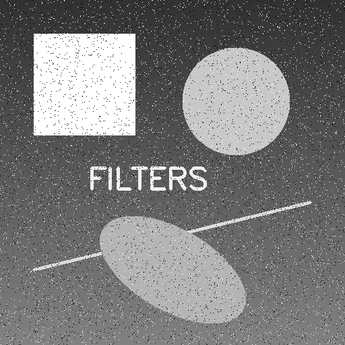
#> input picture images/sample.png, 345 x 345 px, shrunk from 512 x 512 before the run
$ python main.py
#> lines starting #> are read from the running program, lines starting #| are printed output that depends on the picture
### filters/numpy_filters.py
"""
NumPy Image Processing Filters
================================
Implementation of Gaussian, Sobel, and Median filters
using NumPy vectorized operations for optimized performance.

Authors: Raúl Cetina, Daniel Gómez, Christopher Quiñones
"""

import numpy as np


def gaussian_filter(image):
    """
    Apply a 3x3 Gaussian blur filter using NumPy vectorized operations.

    The Gaussian kernel used is:
        G = (1/16) * [[1, 2, 1],
                       [2, 4, 2],
                       [1, 2, 1]]

    Parameters
    ----------
    image : np.ndarray
        2D NumPy array representing the grayscale image (dtype uint8).

    Returns
    -------
    np.ndarray
        The blurred image as a 2D NumPy array (dtype uint8).
    """
    kernel = np.array([
        [1, 2, 1],
        [2, 4, 2],
        [1, 2, 1]
    ], dtype=np.float64) / 16.0

    rows, cols = image.shape
    output = np.zeros_like(image, dtype=np.float64)

    # Vectorized 2D convolution using array slicing
    for ki in range(3):
        for kj in range(3):
            output[1:rows-1, 1:cols-1] += (
                image[ki:rows-2+ki, kj:cols-2+kj].astype(np.float64) * kernel[ki, kj]
            )

    # Copy border pixels
    output[0, :] = image[0, :]
    output[-1, :] = image[-1, :]
    output[:, 0] = image[:, 0]
    output[:, -1] = image[:, -1]

    return np.clip(output, 0, 255).astype(np.uint8)


# [80 lines left out: functions sobel_filter, median_filter, not called in this run]

### filters/pure_python.py
"""
Pure Python Image Processing Filters
=====================================
Implementation of Gaussian, Sobel, and Median filters
using only Python built-in operations (no NumPy).

Authors: Raúl Cetina, Daniel Gómez, Christopher Quiñones
"""

import math


def gaussian_filter(image):
    """
    Apply a 3x3 Gaussian blur filter to a grayscale image.

    The Gaussian kernel used is:
        G = (1/16) * [[1, 2, 1],
                       [2, 4, 2],
                       [1, 2, 1]]

    Parameters
    ----------
    image : list of list of int
        2D list representing the grayscale image (pixel values 0-255).

    Returns
    -------
    list of list of int
        The blurred image as a 2D list.
    """
    kernel = [
        [1, 2, 1],
        [2, 4, 2],
        [1, 2, 1]
    ]
    kernel_sum = 16  # Sum of all kernel weights

    rows = len(image)
    cols = len(image[0])
    output = [[0] * cols for _ in range(rows)]

    for i in range(1, rows - 1):
        for j in range(1, cols - 1):
            pixel_sum = 0
            for ki in range(-1, 2):
                for kj in range(-1, 2):
                    pixel_sum += image[i + ki][j + kj] * kernel[ki + 1][kj + 1]
            output[i][j] = min(255, max(0, pixel_sum // kernel_sum))

    # Copy border pixels from original image
    for i in range(rows):
        output[i][0] = image[i][0]
        output[i][cols - 1] = image[i][cols - 1]
    for j in range(cols):
        output[0][j] = image[0][j]
        output[rows - 1][j] = image[rows - 1][j]

    return output


# [90 lines left out: functions sobel_filter, median_filter, not called in this run]

### main.py
"""
Image Processing Filters - Main Script
========================================
Loads a grayscale image, applies Gaussian, Sobel, and Median filters
using Pure Python, NumPy, and NumPy+Cython, benchmarks performance,
and generates comparison visualizations.

Authors: Raúl Cetina, Daniel Gómez, Christopher Quiñones
"""

import os
import sys
import time
import csv

import cv2
import numpy as np
import matplotlib
matplotlib.use('Agg')  # Non-interactive backend for saving figures
import matplotlib.pyplot as plt

# -- Import filter modules -------------------------------------------------
from filters import pure_python as pp
from filters import numpy_filters as npf

# Attempt to import Cython module
try:
    from filters import cython_filters as cyf
    CYTHON_AVAILABLE = True
except ImportError:
    print("[WARNING] Cython module not compiled. Run: python setup.py build_ext --inplace")
    print("          Skipping Cython benchmarks.\n")
    CYTHON_AVAILABLE = False


# -- Configuration ---------------------------------------------------------
IMAGE_PATH = os.path.join("images", "sample.png")
RESULTS_DIR = "results"
NUM_RUNS = 3  # Number of runs to average timing


def ensure_dirs():
    """Create output directories if they don't exist."""
    os.makedirs(RESULTS_DIR, exist_ok=True)
    os.makedirs(os.path.join("report", "images"), exist_ok=True)


def load_image(path):
    """Load an image and convert to grayscale."""
#> called with path = 'images/sample.png'
    img = cv2.imread(path, cv2.IMREAD_GRAYSCALE)
#> img is the input picture: shape (345, 345); min 10, max 255, mean 123.2
    if img is None:
        print(f"[ERROR] Cannot load image: {path}")
        sys.exit(1)
    print(f"Image loaded: {path}  ({img.shape[1]}x{img.shape[0]} pixels)")
#| Image loaded: images/sample.png  (345x345 pixels)
    return img


def image_to_list(img):
    """Convert a NumPy grayscale image to a 2D Python list."""
    return img.tolist()


def list_to_image(lst):
    """Convert a 2D Python list back to a NumPy uint8 array."""
    return np.array(lst, dtype=np.uint8)


def benchmark(func, *args, num_runs=NUM_RUNS):
    """
    Run a filter function multiple times and return (result, avg_time).
    """
    times = []
    result = None
    for _ in range(num_runs):
        start = time.perf_counter()
        result = func(*args)
        elapsed = time.perf_counter() - start
        times.append(elapsed)
    avg_time = sum(times) / len(times)
    return result, avg_time


def run_benchmarks(gray_img):
    """
    Run all filter × approach combinations and return timing results.

    Returns
    -------
    results : dict
        {(filter_name, approach): (output_image, avg_time)}
    """
    gray_list = image_to_list(gray_img)
#> gray_list = 345 items
    results = {}

    filters_info = [
        ("Gaussian", "gaussian_filter"),
        ("Sobel",    "sobel_filter"),
        ("Median",   "median_filter"),
    ]

    for filter_name, func_name in filters_info:
        print(f"\n{'-'*50}")
        print(f"  Filter: {filter_name}")
        print(f"{'-'*50}")

        # -- Pure Python ----------------------------------------
        pp_func = getattr(pp, func_name)
        print(f"  Running Pure Python {filter_name}...", end="", flush=True)
        result_list, t = benchmark(pp_func, gray_list)
        result_img = list_to_image(result_list)
        results[(filter_name, "Pure Python")] = (result_img, t)
        print(f"  {t:.4f}s")

        # -- NumPy -----------------------------------------------
        np_func = getattr(npf, func_name)
        print(f"  Running NumPy {filter_name}...", end="", flush=True)
        result_img, t = benchmark(np_func, gray_img)
        results[(filter_name, "NumPy")] = (result_img, t)
        print(f"  {t:.4f}s")

        # -- Cython ----------------------------------------------
        if CYTHON_AVAILABLE:
            cy_func = getattr(cyf, func_name)
            print(f"  Running Cython {filter_name}...", end="", flush=True)
            result_img, t = benchmark(cy_func, gray_img)
            results[(filter_name, "NumPy + Cython")] = (result_img, t)
            print(f"  {t:.4f}s")
#> this loop made 1 pass
#|   0.1099s
#|   0.0020s
#> pass 1, in run_benchmarks, `result_img = list_to_image(result_list)`:
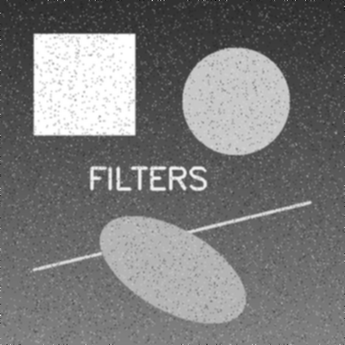
#> result_img: shape (345, 345); min 12, max 255, mean 122.7
#> after the loop, results = 2 items

    return results


# [139 lines left out: functions save_filtered_images, print_timing_table, save_csv, generate_performance_chart, generate_comparison_figures, not called in this run]


def main():
    """Main entry point."""
    print("=" * 60)
    print("  IMAGE PROCESSING FILTERS - UNIT 2")
    print("  Raul Cetina | Daniel Gomez | Christopher Quinones")
    print("=" * 60)

    ensure_dirs()

    # Load image
    gray_img = load_image(IMAGE_PATH)

    # Save original for report
    cv2.imwrite(os.path.join(RESULTS_DIR, "original.png"), gray_img)
    import shutil
    shutil.copy2(os.path.join(RESULTS_DIR, "original.png"),
                 os.path.join("report", "images", "original.png"))

    # Run benchmarks
    results = run_benchmarks(gray_img)

    # Save outputs
    print(f"\n{'-'*50}")
    print("  Saving outputs...")
    print(f"{'-'*50}")

    save_filtered_images(results, gray_img)
    save_csv(results)
    generate_performance_chart(results)
    generate_comparison_figures(results, gray_img)
    print_timing_table(results)

    print("\n[OK] All done! Check the 'results/' folder for outputs.")
    print("  Run pdflatex on report/report.tex to generate the PDF report.")


if __name__ == "__main__":
    main()
#> (the call stopped at in benchmark, `result = func(*args)`: filters is not available in this run)
